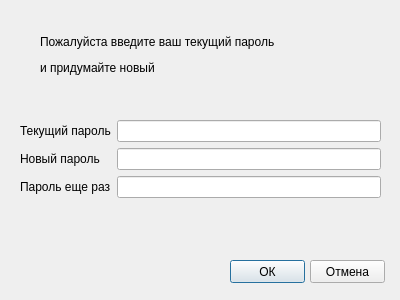
<?xml version="1.0" encoding="UTF-8"?>
<ui version="4.0">
 <class>ChangePasswordDialog</class>
 <widget class="QDialog" name="ChangePasswordDialog">
  <property name="geometry">
   <rect>
    <x>0</x>
    <y>0</y>
    <width>400</width>
    <height>300</height>
   </rect>
  </property>
  <property name="windowTitle">
   <string>Dialog</string>
  </property>
  <widget class="QPushButton" name="NextButton">
   <property name="geometry">
    <rect>
     <x>230</x>
     <y>260</y>
     <width>75</width>
     <height>23</height>
    </rect>
   </property>
   <property name="text">
    <string>ОК</string>
   </property>
  </widget>
  <widget class="QPushButton" name="ExitButton">
   <property name="geometry">
    <rect>
     <x>310</x>
     <y>260</y>
     <width>75</width>
     <height>23</height>
    </rect>
   </property>
   <property name="text">
    <string>Отмена</string>
   </property>
  </widget>
  <widget class="QWidget" name="formLayoutWidget">
   <property name="geometry">
    <rect>
     <x>20</x>
     <y>120</y>
     <width>361</width>
     <height>81</height>
    </rect>
   </property>
   <layout class="QFormLayout" name="formLayout">
    <item row="1" column="0">
     <widget class="QLabel" name="NewPasswordLabel">
      <property name="text">
       <string>Новый пароль</string>
      </property>
     </widget>
    </item>
    <item row="1" column="1">
     <widget class="QLineEdit" name="NewPasswordEdit"/>
    </item>
    <item row="2" column="0">
     <widget class="QLabel" name="NewPassword2Label">
      <property name="text">
       <string>Пароль еще раз</string>
      </property>
     </widget>
    </item>
    <item row="2" column="1">
     <widget class="QLineEdit" name="NewPassword2Edit"/>
    </item>
    <item row="0" column="0">
     <widget class="QLabel" name="NowPasswordLabel">
      <property name="text">
       <string>Текущий пароль</string>
      </property>
     </widget>
    </item>
    <item row="0" column="1">
     <widget class="QLineEdit" name="NowPasswordEdit"/>
    </item>
   </layout>
  </widget>
  <widget class="QLabel" name="MessageLabel">
   <property name="geometry">
    <rect>
     <x>40</x>
     <y>30</y>
     <width>301</width>
     <height>51</height>
    </rect>
   </property>
   <property name="text">
    <string>&lt;html&gt;&lt;head/&gt;&lt;body&gt;&lt;p&gt;Пожалуйста введите ваш текущий пароль &lt;/p&gt;&lt;p&gt;и придумайте новый&lt;/p&gt;&lt;/body&gt;&lt;/html&gt;</string>
   </property>
  </widget>
 </widget>
 <resources/>
 <connections/>
</ui>
